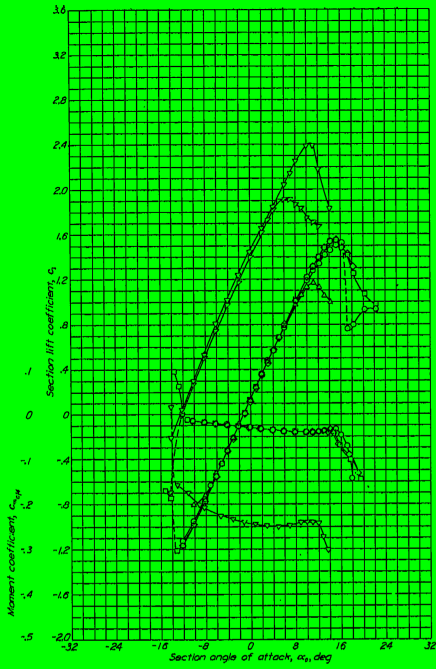
%> input picture ExperimentalData/assiANDcl.png, 872 x 1337 px (shown at 1/2 size); the run also reads 1 picture not shown here
$ octave polarRead.m   (GNU Octave 9; MATLAB toolbox functions it lacks are replaced by stand-ins)
%> lines starting %> are read from the running program, lines starting %| are printed output that depends on the picture; in (x1, y1, x2, y2) boxes, pixels count from 0 and x2, y2 are one past the last pixel; in counts of white or black regions, pixels touching at a corner belong together; the program's own positions count from 1
clc
clear all
close all

%% CL-alpha
% report 824, pagina 445 (188 nel pdf)
% immagine a base green
% libero due canali
% % decommentare se si deve risvuotare canali R e B
% in_1 = imread('./1.png');
% in_2 = imread('./2.png');
%
% in_1(:,:,1) = zeros(size(in_1(:,:,1)));
% in_2(:,:,1) = zeros(size(in_2(:,:,1)));
% in_1(:,:,3) = zeros(size(in_1(:,:,3)));
% in_2(:,:,3) = zeros(size(in_2(:,:,3)));
%
% imwrite(in_1,'1green.png');
% imwrite(in_2,'2green.png');

% blu per assi [0 0 80] per i 5 punti (origine e cardinali)
% rosso per curve (Cl-alpha, Cm-alpha, Cd-Cl)
% - Re = 3M rappresentato con 'o', rgb = [ 80 0 0]
% - Re = 6M rappresentato con 's', rgb = [160 0 0]
% - Re = 9M rappresentato con 'd', rgb = [240 0 0]
% NB: punti ricalcati a "mano" con pinta

% Dati prova %% PRESSURE TUNNEL, rho non nota
% Chord = 24*2.54/100; % m
% Nu    = 0.000018375; %kg/m s
% Rho   = 1.225;       %kg/m3
% sos   = 340;         % m/s
%
% RE   = [3; 6; 9]*1000000;
%
% U_oo = RE*Nu./(Rho*Chord);
% M_oo = U_oo./sos;


nptNew = 100;
plt_ord_raw = {'ro--','cs--','bd--'};
plt_ord     = {'r-','c-','b-'};

%% assiANDcl & cm.png
% origine
o = [0 0 80];
% asse x
x_fs = [-32,32];     DA_FS = x_fs(2)-x_fs(1);
x_mk = [0 0 240];
% asse y
cl_fs = [-2,3.6];    DCL_FS = cl_fs(2)-cl_fs(1);
cm_fs = [-0.5,0.9];  DCM_FS = cm_fs(2)-cm_fs(1);

[x,y] = lettura_canali2('assiANDcl.png',o);
%> in lettura_canali2, a is the input picture: size 1337x872x3 uint8; mean R, G, B 0, 212.4, 0
%> in lettura_canali2, `nfind = sum(sum(a(:,:,c) == c2r(c))) ;`: nfind = 5
%> the loop in lettura_canali2, `while success < nfind` made 5 passes
%> icol on passes 1 to 5: 143, 498, 502, 504, 861
%> after the loop in lettura_canali2, `while success < nfind`: a: size 1337x872x3 uint8; under 0.01% of pixels changed, all inside (x1, y1, x2, y2) = (142, 19, 861, 1280)
%> after the loop in lettura_canali2, `while success < nfind`: x = [143 498 502 504 861]; y = [831 20 828 1280 827]
%> x = [143 498 502 504 861]; y = [831 20 828 1280 827]
cross = [x;y];
%> cross = [143 498 502 504 861; 831 20 828 1280 827]

[left,ileft]   = min(cross(1,:));
%> left = 143; ileft = 1
[right,iright] = max(cross(1,:));
%> right = 861; iright = 5
[top,itop]     = min(cross(2,:));
%> top = 20; itop = 2
[bot,ibot]     = max(cross(2,:));
%> bot = 1280; ibot = 4

[or,ior ] = min(sum( [ileft iright itop ibot]' == [1 2 3 4 5]));
%> or = 0; ior = 3

LR = cross(:,iright) - cross(:,ileft);
%> LR = [718; -4]
TB = cross(:,ibot) - cross(:,itop);
%> TB = [6; 1260]

% inclinazione asse
a = mean([atan2d(LR(2),LR(1)) , atan2d(-TB(1),TB(2))]);
%> a = -0.296
a = -a;
%> a = 0.296
Rmat = [ cosd(a) -sind(a) ; ...
         sind(a)  cosd(a)];
%> Rmat = [1 -0.00517; 0.00517 1]

% dimensioni px
Xpx = norm(LR);
%> Xpx = 718
Ypx = norm(TB);
%> Ypx = 1260

%% Cl-Alpha
figure(1);
cl_a_raw = cell(1,3);
cl_a     = cell(1,3);

for i = 1:3

   [x_temp,y_temp] = lettura_canali2('assiANDcl.png',[80*i 0 0]);
%> the loop in lettura_canali2 (call 2), `while success < nfind` made 21 passes
%> (p_col, icol) on passes 1 to 12: (2, 694), (2, 695), (1, 367), (1, 388), (1, 422), (1, 444), (1, 456), (1, 477), (1, 524), (1, 569), (1, 614), (1, 638)
%> after the loop in lettura_canali2 (call 2), `while success < nfind`: a: size 1337x872x3 uint8; under 0.01% of pixels changed, all inside (x1, y1, x2, y2) = (366, 484, 752, 1083)
%> x_temp = 23 values, max 752 at index 23, min 367 at index 5, mean 604.6; y_temp = 23 values, max 1083 at index 5, min 485 at index 18, mean 684.9
   % creo matrice
   cross_temp = [x_temp;y_temp];
%> cross_temp = 23 columns, first 8: [694 694 695 695 367 388 422 444; 617 636 652 658 1083 1043 971 927]

   % ordino secondo x
   [~,idx] = sort(cross_temp(1,:));
%> idx = 23 values, max 23 at index 23, min 1 at index 17, mean 12
   cross_temp = cross_temp(:,idx);
%> cross_temp = 23 columns, first 8: [367 388 422 444 456 477 524 569; 1083 1043 971 927 902 853 749 656]

   % tolgo offset
   cross_temp = cross_temp - cross(:,ior);
%> cross_temp = 23 columns, first 8: [-135 -114 -80 -58 -46 -25 22 67; 255 215 143 99 74 25 -79 -172]

   % ruoto per correggere orientamento
   cross_temp = Rmat*cross_temp;
%> cross_temp = 23 columns, first 8: [-136.3 -115.1 -80.74 -58.51 -46.38 -25.13 22.41 67.89; 254.3 214.4 142.6 98.7 73.76 24.87 -78.89 -171.7]

   % ribalto asse
   cross_temp(1,:) =  cross_temp(1,:)*(DA_FS/Xpx);
   cross_temp(2,:) = -cross_temp(2,:)*(DCL_FS/Ypx);

   a_fine = linspace(min(cross_temp(1,:)),max(cross_temp(1,:)),nptNew);
%> a_fine = 100 values from -12.15 to 22.38
   c_fine = interp1(cross_temp(1,:),cross_temp(2,:),a_fine);
%> c_fine = 100 values, max 1.52 at index 82, min -1.13 at index 1, mean 0.418

   cl_a_raw{i} = cross_temp;
   cl_a{i}     = [a_fine;c_fine];

   plot(cross_temp(1,:),cross_temp(2,:),plt_ord_raw{i})
   hold on
   plot(a_fine,c_fine,plt_ord{i})
   grid on
   title('red = Re 3M, cian = Re 6M, blue = Re 9M')
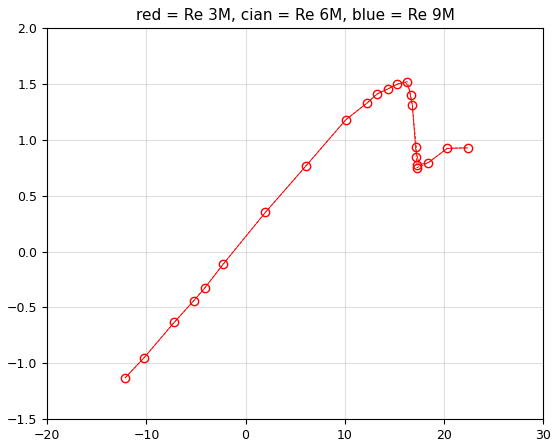
%> figure redrawn from the program's plot data; curve peaks at x = 16.1, y = 1.52
end

%% Cm-Alpha

cm_a_raw = cell(1,3);
cm_a     = cell(1,3);
figure(2)
for i = 1:3

   [x_temp,y_temp] = lettura_canali2('cm.png',[80*i 0 0]);
%> after the loop in lettura_canali2 (call 5), `while success < nfind`: a: size 1337x872x3 uint8; mean R, G, B 0, 212.4, 0; mean of the top-left, top-right, bottom-left and bottom-right quarters 73.7, 68.5, 72.4, 68.6
%> x_temp = [365 455 477 569 590 651 673 683 695 705]; y_temp = [829 850 852 862 864 860 857 869 891 956]
   % creo matrice
   cross_temp = [x_temp;y_temp];
%> cross_temp = 10 columns, first 8: [365 455 477 569 590 651 673 683; 829 850 852 862 864 860 857 869]

   % ordino secondo x
   [~,idx] = sort(cross_temp(1,:));
%> idx = [1 2 3 4 5 6 7 8 9 10]
   cross_temp = cross_temp(:,idx);

   % tolgo offset
   cross_temp = cross_temp - cross(:,ior);
%> cross_temp = 10 columns, first 8: [-137 -47 -25 67 88 149 171 181; 1 22 24 34 36 32 29 41]

   % ruoto per correggere orientamento
   cross_temp = Rmat*cross_temp;
%> cross_temp = 10 columns, first 8: [-137 -47.11 -25.12 66.82 87.81 148.8 170.8 180.8; 0.292 21.76 23.87 34.35 36.45 32.77 29.88 41.93]

   % ribalto asse
   cross_temp(1,:) =  cross_temp(1,:)*(DA_FS/Xpx);
   cross_temp(2,:) = -cross_temp(2,:)*(DCM_FS/Ypx);

   a_fine = linspace(min(cross_temp(1,:)),max(cross_temp(1,:)),nptNew);
%> a_fine = 100 values from -12.21 to 18.04
   c_fine = interp1(cross_temp(1,:),cross_temp(2,:),a_fine);
%> c_fine = 100 values, max -0.000325 at index 1, min -0.143 at index 100, mean -0.032

   cm_a_raw{i} = cross_temp;
   cm_a{i}     = [a_fine;c_fine];

   plot(cross_temp(1,:),cross_temp(2,:),plt_ord_raw{i})
   hold on
   grid on
   plot(a_fine,c_fine,plt_ord{i})
   grid on
   title('red = Re 3M, cian = Re 6M, blue = Re 9M')
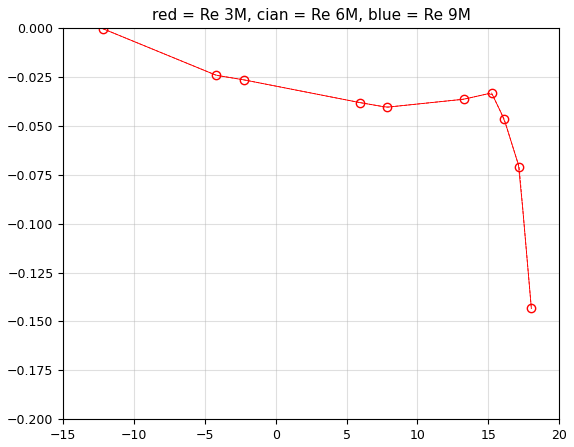
%> figure redrawn from the program's plot data; curve peaks at x = -12.21, y = -0.000325
end


%% assiANDpol
% origine
o = [0 0 80];
% asse x
cl_fs = [-1.6,1.6];    DCL_FS = cl_fs(2)-cl_fs(1);
% asse y
cd_fs = [-0.02,0.024]; DCD_FS = cd_fs(2)-cd_fs(1);

[x,y] = lettura_canali2('assiANDpol.png',o);
%> call 8 of lettura_canali2, with nome_img = 'assiANDpol.png', c2r = [0 0 80]
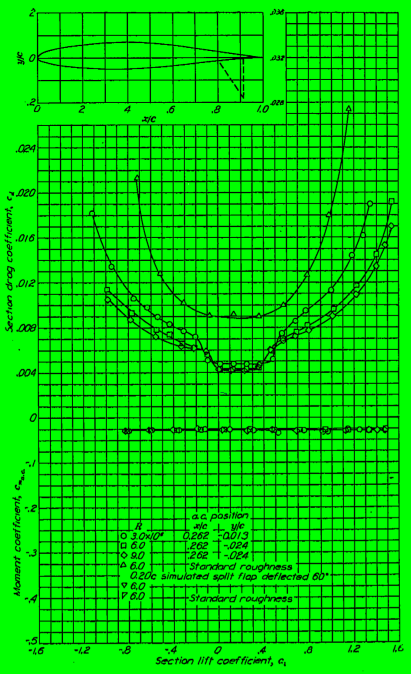
%> input picture ExperimentalData/assiANDpol.png, 822 x 1347 px (shown at 1/2 size)
%> in lettura_canali2, a is the input picture: size 1347x822x3 uint8; mean R, G, B 0, 212.4, 0
%> in lettura_canali2 (call 8), `nfind = sum(sum(a(:,:,c) == c2r(c))) ;`: nfind = 6
%> the loop in lettura_canali2 (call 8), `while success < nfind` made 6 passes
%> icol on passes 1 to 6: 78, 436, 438, 439, 442, 798
%> after the loop in lettura_canali2 (call 8), `while success < nfind`: a: size 1347x822x3 uint8; under 0.01% of pixels changed, all inside (x1, y1, x2, y2) = (77, 294, 798, 1286)
%> after the loop in lettura_canali2 (call 8), `while success < nfind`: x = [78 436 438 439 442 798]; y = [837 295 835 1286 785 834]
%> x = [78 436 438 439 442 798]; y = [837 295 835 1286 785 834]
cross = [x;y];
%> cross = [78 436 438 439 442 798; 837 295 835 1286 785 834]

[left,ileft]   = min(cross(1,:));
%> left = 78
[right,iright] = max(cross(1,:));
%> right = 798; iright = 6
[top,itop]     = min(cross(2,:));
%> top = 295
[bot,ibot]     = max(cross(2,:));
%> bot = 1286

[or,ior ] = min(sum( [ileft iright itop ibot]' == [1 2 3 4 5]));

LR = cross(:,iright) - cross(:,ileft);
%> LR = [720; -3]
TB = cross(:,ibot) - cross(:,itop);
%> TB = [3; 991]

% inclinazione asse
a = mean([atan2d(LR(2),LR(1)) , atan2d(-TB(1),TB(2))]);
%> a = -0.206
a = -a;
%> a = 0.206
Rmat = [ cosd(a) -sind(a) ; ...
         sind(a)  cosd(a)];
%> Rmat = [1 -0.0036; 0.0036 1]

% dimensioni px
Xpx = norm(LR);
%> Xpx = 720
Ypx = norm(TB);
%> Ypx = 991

% Cl-Cd
figure(3);
cl_cd_raw = cell(1,3);
cl_cd     = cell(1,3);

for i = 1:3

   [x_temp,y_temp] = lettura_canali2('assiANDpol.png',[80*i 0 0]);
%> after the loop in lettura_canali2 (call 9), `while success < nfind`: a: size 1347x822x3 uint8; under 0.01% of pixels changed, all inside (x1, y1, x2, y2) = (184, 406, 741, 729)
%> x_temp = 26 values from 185 to 741; y_temp = 26 values, max 729 at index 12, min 407 at index 26, mean 645.8
   % creo matrice
   cross_temp = [x_temp;y_temp];
%> cross_temp = 26 columns, first 8: [185 224 268 295 316 340 368 391; 427 534 598 616 635 649 663 675]

   % ordino secondo x
   [~,idx] = sort(cross_temp(1,:));
%> idx = 26 values from 1 to 26
   cross_temp = cross_temp(:,idx);

   % tolgo offset
   cross_temp = cross_temp - cross(:,ior);
%> cross_temp = 26 columns, first 8: [-253 -214 -170 -143 -122 -98 -70 -47; -408 -301 -237 -219 -200 -186 -172 -160]

   % ruoto per correggere orientamento
   cross_temp = Rmat*cross_temp;
%> cross_temp = 26 columns, first 8: [-251.5 -212.9 -169.1 -142.2 -121.3 -97.33 -69.38 -46.42; -408.9 -301.8 -237.6 -219.5 -200.4 -186.4 -172.3 -160.2]

   % ribalto asse
   cross_temp(1,:) =  cross_temp(1,:)*(DCL_FS/Xpx);
   cross_temp(2,:) = -cross_temp(2,:)*(DCD_FS/Ypx);

   a_fine = linspace(min(cross_temp(1,:)),max(cross_temp(1,:)),nptNew);
%> a_fine = 100 values from -1.12 to 1.35
   c_fine = interp1(cross_temp(1,:),cross_temp(2,:),a_fine);
%> c_fine = 100 values, max 0.019 at index 100, min 0.0047 at index 56, mean 0.00941

   cl_cd_raw{i} = cross_temp;
   cl_cd{i}     = [a_fine;c_fine];

   plot(cross_temp(1,:),cross_temp(2,:),plt_ord_raw{i})
   hold on
   grid on
   plot(a_fine,c_fine,plt_ord{i})
   grid on
   title('red = Re 3M, cian = Re 6M, blue = Re 9M')
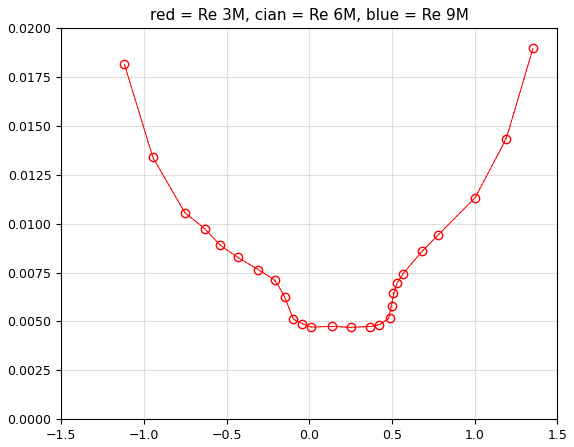
%> figure redrawn from the program's plot data; curve peaks at x = 1.35, y = 0.019

end


%% subroutine
function [x,y] = lettura_canali2(nome_img,c2r)

%c2r = canale da leggere

x = [];
y = [];

a = imread(nome_img);

if c2r(2) == 0 && c2r(3) == 0
    c = 1;
elseif c2r(1) == 0 && c2r(3) == 0
    c = 2;
elseif c2r(1) == 0 && c2r(2) == 0
    c = 3;
else
    error('c2r == [0 0 0] ?');
end

nfind = sum(sum(a(:,:,c) == c2r(c))) ;
success = 0;

while success < nfind

    % sum(a(:,:,c) == c2r(c))) vettore colonna
    [p_col, icol ] = max(sum(a(:,:,c) == c2r(c)));

    for k = 1:p_col
        [toBeOne, irow ] = max(a(:,icol,c) == c2r(c));
        if toBeOne == 1
            % ok
        x = [x,icol];
        y = [y,irow];

        success = success +1;
        a(irow,icol,c) = 0;
        else
            error('toBeOne should be one duh!')
        end
    end


end


end
